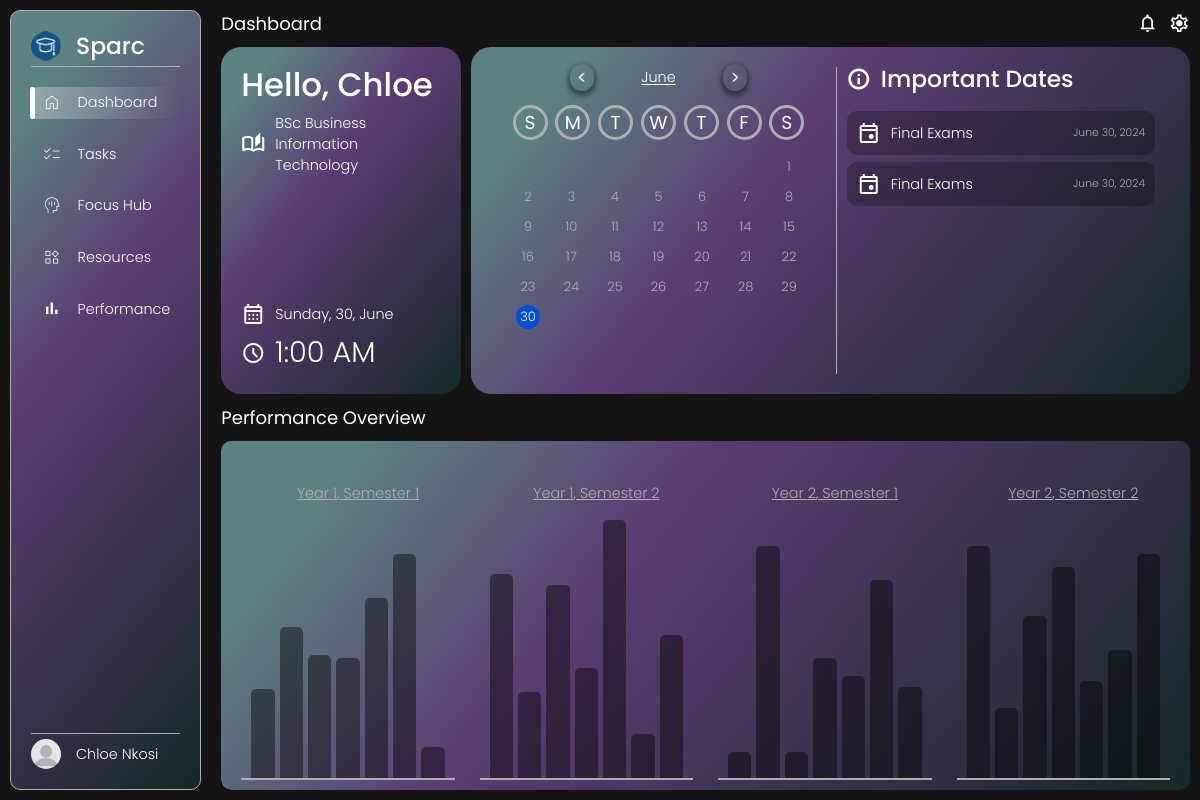
The app's page /dashboard/ (signed in) with its own data.
### main/models.py (models this page shows)
class CustomUser(AbstractUser):
    username = None
    email = models.EmailField(_("email address"), unique=True)
    reg_number = models.CharField(max_length=20, unique=True, primary_key=True)
    course = models.ForeignKey(Course, on_delete=models.CASCADE, default="C025")
    year = models.IntegerField(default=1)
    semester = models.IntegerField(default=1)
    focus_period = models.IntegerField(default=25) #in minutes
    break_duration = models.IntegerField(default=5) #in minutes
    daily_goal = models.IntegerField(default=4) #in hours
    streak = models.IntegerField(default=0)
    USERNAME_FIELD = "email"
    REQUIRED_FIELDS = []
    objects = CustomUserManager()

class Course(models.Model):
    code = models.CharField(primary_key=True, unique=True, max_length=50)
    name = models.CharField(max_length=250)

class ImportantDate(models.Model):
    title = models.CharField(max_length=100)
    description = models.TextField()
    date = models.DateField()

### main/views.py (the view)
# urls.py: path("dashboard/", views.dashboard, name="dashboard"),
@login_required(login_url='login/')
def dashboard(request):
    upcoming_dates = ImportantDate.objects.filter(date__gte=timezone.now())
    user = request.user
    user_years = list(range(1, user.year + 1))
    user_semesters = list(range(1, user.semester + 1))
    performances = Performance.objects.filter(user=user.reg_number)
    context = {
        'upcoming_dates': upcoming_dates,
        'performances': performances,
        'user_years': user_years,
        'user_semesters': user_semesters,
    }
    return render(request, 'main/dashboard.html', context)

### templates/main/dashboard.html (shortened to what this page needs)
{% extends "main/base.html" %}
{% load static %}
{% block page_name %}
Dashboard
{% endblock page_name %}
{% block content %}
<div class="dashboard-content content">
    <div class="top">
        <div class="greetings">
            <div class="hello">
                <h1 class="salutation">Hello, {{ user.first_name }}</h1>
                <div class="course row-flex">
                    <span class="material-symbols-outlined">auto_stories</span>
                    <p>{{ user.course.name }}</p>
                </div>
            </div>
            <div class="greetings-bottom">
                <div class="bottom-date row-flex">
                    <span class="material-symbols-outlined">calendar_month</span>
                    <p id="dateElement"></p>
                </div>
                <div class="bottom-time row-flex">
                    <span class="material-symbols-outlined">schedule</span>
                    <p class="huge_text" id="timeElement"></p>
                </div>
            </div>
        </div>
        <div class="calendar-dates">
            <div class="calendar">
                <div class="month">
                    <button id="prevMonth">&lt;</button>
                    <p id="currentMonth"></p>
                    <button id="nextMonth">&gt;</button>
                </div>
                <div class="week-days">
                    <p>s</p>
                    <p>m</p>
                    <p>t</p>
                    <p>w</p>
                    <p>t</p>
                    <p>f</p>
                    <p>s</p>
                </div>
                <div class="dates"></div>
            </div>
            <div class="important_dates">
                <div class="heading row-flex">
                    <span class="material-symbols-outlined">info</span>
                    <h2>important dates</h2>
                </div>
                {% if upcoming_dates %}
                <ul>
                    {% for date in upcoming_dates %}
                    <li class="row-flex" title="{{ date.description }}">
                        <span class="material-symbols-outlined">event</span>
                        <p>{{ date.title }}</p>
                        <p class="event_date">{{ date.date|date:"F j, Y" }}</p>
                    </li>
                    {% endfor %}
                </ul>
                {% else %}
                <p class="no-events">No upcoming important dates</p>
                {% endif %}
            </div>
        </div>
    </div>
    <h3>performance overview</h3>
    <div class="bottom">
        {% for year in user_years %}
            {% for semester in user_semesters %}
                <div class="graph">
                    <div class="title">year {{year}}, semester {{semester}}</div>
                    {% for performance in performances %}
                        {% if performance.unit.year == year and performance.unit.semester == semester %}
                            <div class="bar" style="height: {{performance.score}}%;" title="{{ performance.unit.name }}">
                            </div>
                        {% endif %}
                    {% endfor %}
                </div>
            {% endfor %}
        {% endfor %}
    </div>
</div>
{% endblock content %}

### templates/main/base.html (shortened to what this page needs)
{% load static %}
<!DOCTYPE html>
<html lang="en">
<head>
    <link rel="stylesheet" href="{% static 'styles/base.css' %}">
</head>
<body>
    <div class="sidebar">
        <div class="top">
            <a href="{% url 'dashboard' %}" class="menu-item">
                <img src="{% static 'images/logo.png' %}" alt="Logo">
                <h2>sparc</h2>
            </a>
        </div>
        <nav>
            <a href="{% url 'dashboard' %}" class="menu-item">
                <span class="material-symbols-outlined">home</span>
                <p>dashboard</p>
            </a>
            <a href="{% url 'tasks' %}" class="menu-item">
                <span class="material-symbols-outlined">checklist</span>
                <p>tasks</p>
            </a>
            <a href="{% url 'focus-hub' %}" class="menu-item">
                <span class="material-symbols-outlined">mindfulness</span>
                <p>focus hub</p>
            </a>
            <a href="{% url 'resources' %}" class="menu-item">
                <span class="material-symbols-outlined">widgets</span>
                <p>resources</p>
            </a>
            <a href="{% url 'performance' %}" class="menu-item">
                <span class="material-symbols-outlined">bar_chart</span>
                <p>performance</p>
            </a>
        </nav>
        <div class="bottom">
            <div title="{{ user.reg_number }}" class="menu-item profile-button">
                <img src="{% static 'images/profile_pic.webp' %}" alt="profile photo">
                <p>{{ user.first_name }} {{ user.last_name }}</p>
            </div>
        </div>
    </div>
    <main>
        <header>
            <h3>{% block page_name %}{% endblock page_name %}</h3>
            <div class="icons">
                <span class="material-symbols-outlined notifications">notifications</span>
                <span class="material-symbols-outlined" id="settings_icon">settings</span>
            </div>
        </header>
        {% block content %}{% endblock content %}
    </main>
</body>
</html>

### records on screen
CustomUser: first_name "Chloe", last_name "Nkosi", course.name "BSc Business Information Technology"
ImportantDate: title "Final Exams", date "June 30, 2024"
ImportantDate: title "Final Exams", date "June 30, 2024"

### other values on screen
{{ year }} "1" "1" "2" "2"
{{ semester }} "1" "2" "1" "2"
